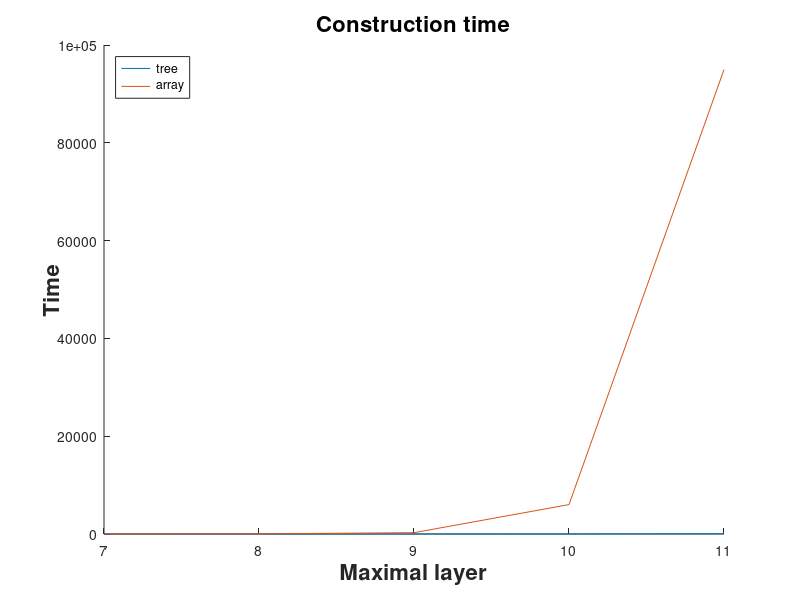

Write MATLAB code to recreate this figure.

path('/Users/yuanqingwu/research/sg_hpc_tree', path);
fh = figure();
strtitle = 'Construction time';
h = title(strtitle);
set(h, 'fontsize', 16, 'FontWeight', 'bold', 'HorizontalAlignment', 'center');
h = xlabel('Maximal layer');
set(h, 'fontsize', 16, 'FontWeight', 'bold', 'HorizontalAlignment', 'center');
h = ylabel('Time');
set(h, 'fontsize', 16, 'FontWeight', 'bold', 'VerticalAlignment', 'middle');
hold on;

layer = 7:11; 
treet = zeros(5, 1);
treet(1) = 0.316;
treet(2) = 1.379;
treet(3) = 3.795;
treet(4) = 16.946;
treet(5) = 58.536;
plot(layer, treet);
hold on;
arrayt = zeros(5, 1);
arrayt(1) = 3.232;
arrayt(2) = 28.860;
arrayt(3) = 271.061;
arrayt(4) = 6013.389;
arrayt(5) = 94966.363;
plot(layer, arrayt);
hold on;
set(gca,'XTick',7:11)
set(gca,'XTickLabel',{'7','8','9','10','11'})
legend('tree','array','location','northwest')
hold on;

saveas(fh, 'construction.fig');
rmpath('/Users/yuanqingwu/research/sg_hpc_tree');
